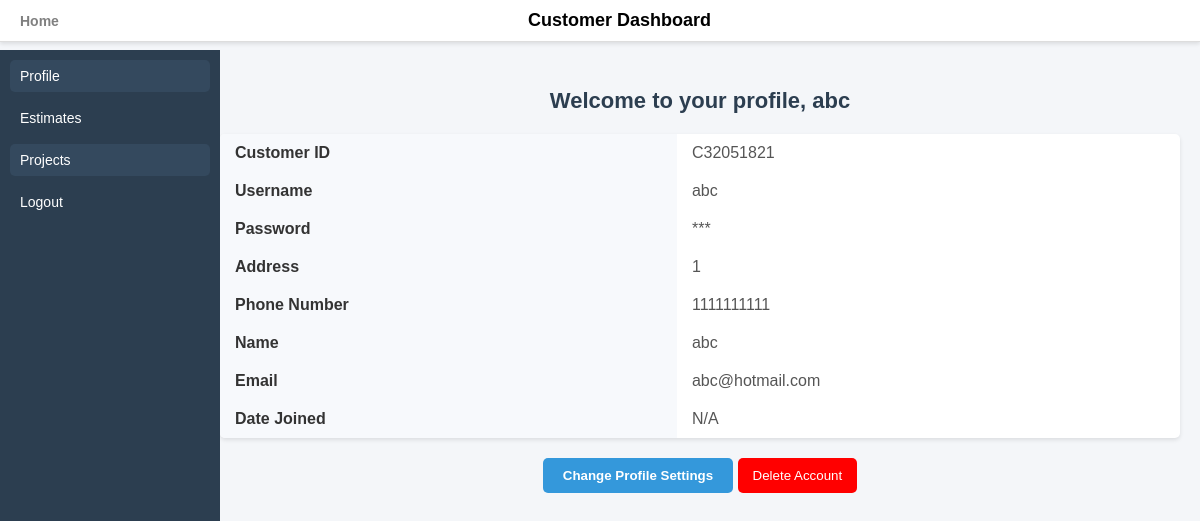
Page /customer_main/C32051821 on the committed database.
### tables this page shows
CREATE TABLE CUSTOMER (
    CUSTOMER_ID CHAR(9) NOT NULL,
    USERNAME VARCHAR(35) NOT NULL,
    PASSWORD VARCHAR(99) NOT NULL,
    ADDRESS VARCHAR(100) NOT NULL,
    PHONE_NUMBER INT(10) NOT NULL,
    NAME VARCHAR(30) NOT NULL,
    EMAIL VARCHAR(50) NOT NULL,
    PRIMARY KEY (CUSTOMER_ID),
    UNIQUE (USERNAME),
    UNIQUE (EMAIL)
);

### app.py (the view)
@app.route('/customer_main/<customer_id>')
def customer_main(customer_id):
    conn = get_db_connection()
    cursor = conn.cursor()
    cursor.execute("SELECT * FROM CUSTOMER WHERE CUSTOMER_ID = ?", (customer_id,))
    customer = cursor.fetchone()
    conn.close()
    if customer:
        customer_dict = dict(customer)
        customer_dict['MASKED_PASSWORD'] = '*' * len(customer_dict['PASSWORD'])
        return render_template('CustomerMain.html', customer=customer_dict)
    else:
        flash("Customer not found.", 'error')
        return redirect(url_for('customer_login'))

### app.py (called while the page is built)
def get_db_connection():
    conn = sqlite3.connect('CustomerDB.db')
    conn.row_factory = sqlite3.Row
    return conn

### templates/CustomerMain.html (shortened to what this page needs)
<!DOCTYPE html>
<html lang="en">
<head>
    <link rel="stylesheet" href="{{ url_for('static', filename='CustomerMain.css') }}">
</head>
<body>
<div class="wrapper">
    <header class="topbar">
        <a href='/' class="home-link">Home</a>
        <h1>Customer Dashboard</h1>
    </header>
    <nav class="sidebar">
        <ul>
            <li><a href="#" class="nav-link active" data-section="profile">Profile</a></li>
            <li><a href="#" class="nav-link" data-section="estimates">Estimates</a></li>
            <li><a href="#" class="nav-link active" data-section="project-dashboard">Projects</a></li>
            <li><a href="{{ url_for('home') }}">Logout</a></li>
        </ul>
    </nav>
    <div class="main-content">
        <section id="profile" class="dashboard-section">
            <h2 class="center-text">Welcome to your profile, {{ customer['NAME'] }}</h2>
            <table class="profile-table">
                <tr>
                    <td><strong>Customer ID</strong></td>
                    <td>{{ customer['CUSTOMER_ID'] }}</td>
                </tr>
                <tr>
                    <td><strong>Username</strong></td>
                    <td>{{ customer['USERNAME'] }}</td>
                </tr>
                <tr>
                    <td><strong>Password</strong></td>
                    <td>{{ customer['MASKED_PASSWORD'] }}</td>
                </tr>
                <tr>
                    <td><strong>Address</strong></td>
                    <td>{{ customer['ADDRESS'] }}</td>
                </tr>
                <tr>
                    <td><strong>Phone Number</strong></td>
                    <td>{{ customer['PHONE_NUMBER'] }}</td>
                </tr>
                <tr>
                    <td><strong>Name</strong></td>
                    <td>{{ customer['NAME'] }}</td>
                </tr>
                <tr>
                    <td><strong>Email</strong></td>
                    <td>{{ customer['EMAIL'] }}</td>
                </tr>
                <tr>
                    <td><strong>Date Joined</strong></td>
                    <td>{{ customer['DATE_JOINED'] if 'DATE_JOINED' in customer.keys() else 'N/A' }}</td>
                </tr>
            </table>
            <div class="center-content">
                <button class="settings-btn" onclick="showProfileSettings()">Change Profile Settings</button>
                <button id="delete-account-btn" class="customer_css_delete-button">Delete Account</button>
            </div>
        </section>
    </div>
</div>
</body>
</html>

### static/CustomerMain.css (style rules this page uses)
body { margin: 0; font-family: Arial, sans-serif; background-color: #f4f6f9; }
.wrapper { display: flex; flex-direction: column; height: 100vh; }
.topbar { background-color: white; display: flex; align-items: center; justify-content: space-between; padding: 10px 20px; border-bottom: 1px solid #ddd; box-shadow: 0 2px 4px rgba(0, 0, 0, 0.1); position: fixed; top: 0; left: 0; right: 0; z-index: 1000; }
.topbar h1 { margin: 0; font-size: 18px; font-weight: bold; text-align: center; flex: 1; }
.home-link { text-decoration: none; color: gray; font-size: 14px; font-weight: bold; transition: color 0.3s; margin-right: auto; }
.sidebar { width: 200px; background-color: #2c3e50; color: white; display: flex; flex-direction: column; padding: 10px; height: calc(100vh - 50px); position: fixed; top: 50px; left: 0; }
.sidebar ul { list-style: none; padding: 0; margin: 0; }
.sidebar ul li { margin-bottom: 10px; }
.sidebar ul li a { text-decoration: none; color: white; padding: 8px 10px; display: block; border-radius: 5px; transition: background-color 0.3s; font-size: 14px; }
.sidebar ul li a:hover, .sidebar ul li a.active { background-color: #34495e; }
.main-content { margin-left: 200px; margin-top: 50px; padding: 20px; }
.dashboard-section h2 { font-size: 22px; font-weight: bold; color: #2c3e50; margin-bottom: 20px; text-align: center; }
.profile-table { width: 100%; border-collapse: collapse; margin-top: 20px; background-color: white; box-shadow: 0 2px 4px rgba(0, 0, 0, 0.1); border-radius: 5px; overflow: hidden; }
.profile-table td { padding: 10px 15px; }
.profile-table td:first-child { font-weight: bold; background-color: #f7f9fc; color: #333; }
.profile-table td:last-child { color: #555; }
.center-content { text-align: center; margin-top: 20px; }
.settings-btn { background-color: #3498db; color: white; padding: 10px 20px; border: none; border-radius: 5px; font-weight: bold; cursor: pointer; transition: background-color 0.3s; }
.customer_css_delete-button { background-color: red; color: white; border: none; padding: 10px 15px; border-radius: 5px; cursor: pointer; }

### rows in the picture
CUSTOMER: NAME "abc", CUSTOMER_ID "C32051821", USERNAME "abc", ADDRESS "1", PHONE_NUMBER "1111111111", EMAIL "abc@hotmail.com"

### other values in the picture
{{ customer['MASKED_PASSWORD'] }} "***"
{{ customer['DATE_JOINED'] if 'DATE_JOINED' in customer.keys() else 'N/A' }} "N/A"
